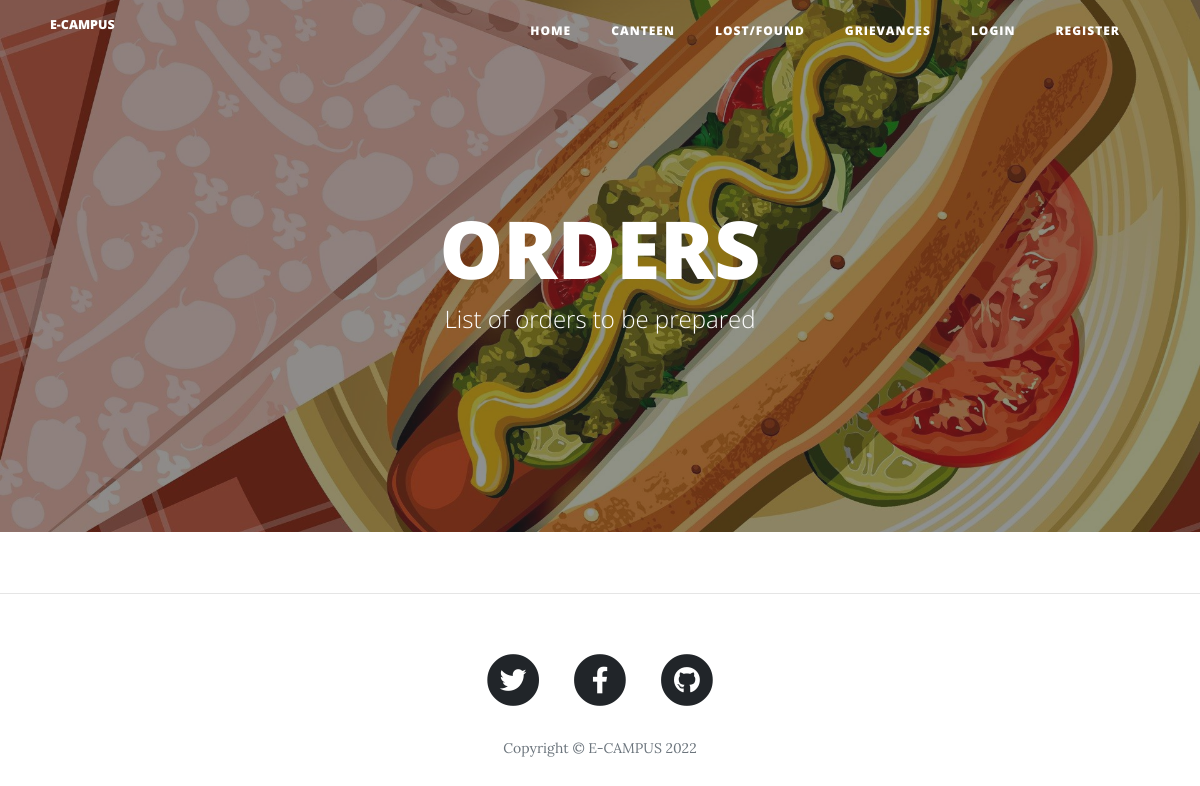
/canteen_admin, run on an earlier commit of the app's database.
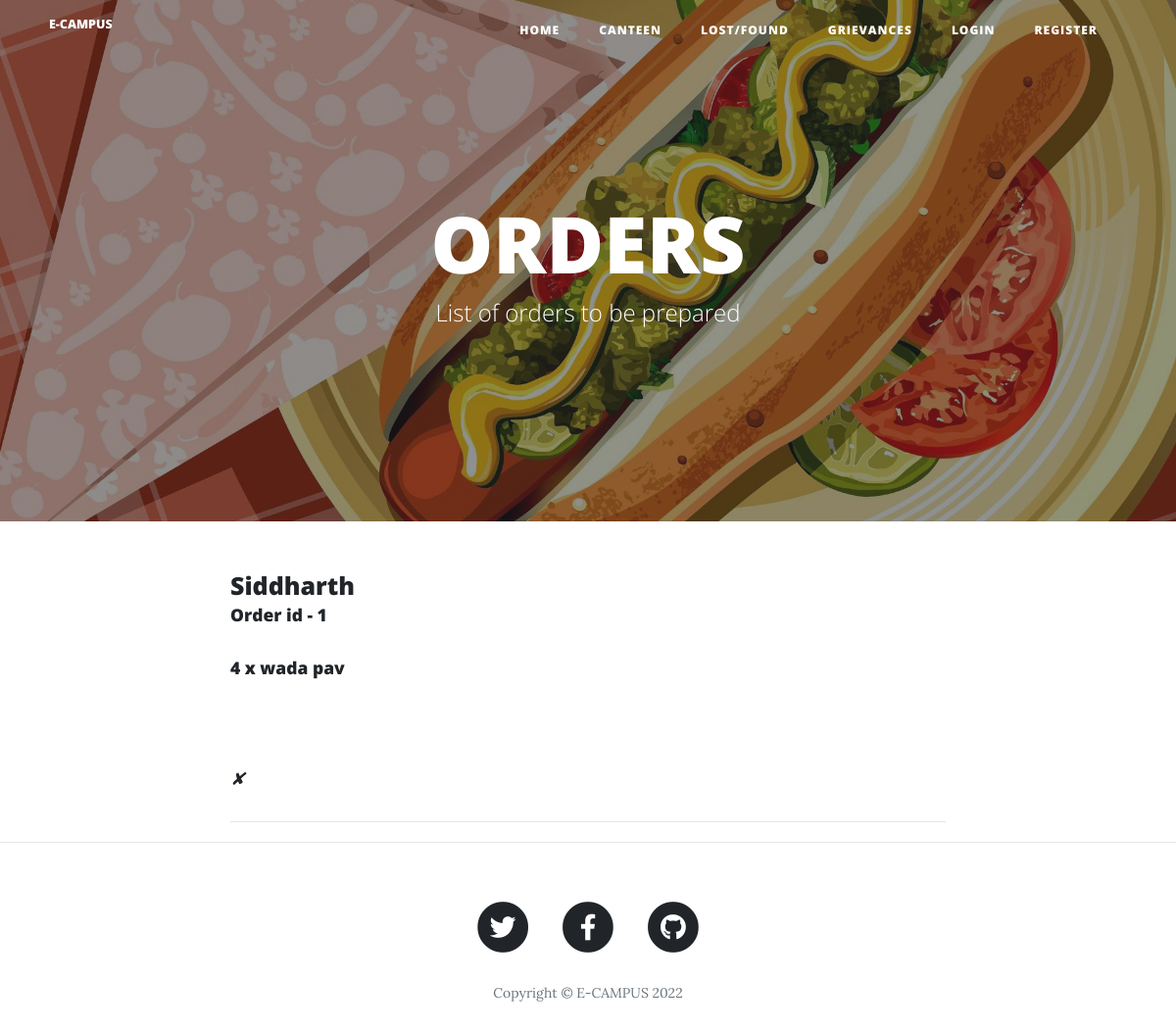
And on a later commit of the database.
### app.py (models this page shows)
class Order(db.Model):
    __tablename__ = "order"
    id = db.Column(db.Integer, primary_key=True)
    author_id = db.Column(db.Integer, db.ForeignKey("users.id"))
    order_desc = db.Column(db.Text, nullable=False)
    author = relationship("User", back_populates="order")
    order_id = db.Column(db.Integer, nullable=False)

class User(UserMixin, db.Model):
    __tablename__ = "users"
    id = db.Column(db.Integer, primary_key=True)
    email = db.Column(db.String(100), unique=True)
    password = db.Column(db.String(100))
    name = db.Column(db.String(100))
    posts = relationship("BlogPost", back_populates="author")
    comments = relationship("Comment", back_populates="comment_author")
    lostfoundcomments = relationship("LostFoundComment", back_populates="comment_author")
    lostfound = relationship("LostFound", back_populates="author")
    order = relationship("Order", back_populates="author")

### app.py (the view)
@app.route("/canteen_admin", methods=["GET", "POST"])
def view_orders():
    orders = Order.query.all()
    return render_template("canteen_orders.html", orders=orders)

### templates/canteen_orders.html (shortened to what this page needs)
{% extends 'bootstrap/base.html' %}
{% import "bootstrap/wtf.html" as wtf %}
{% block content %}
{% include "header.html" %}
  <header class="masthead" style="background-image: url('{{ url_for('static', filename='img/foodbg.jpg') }}')">
    <div class="overlay"></div>
    <div class="container">
      <div class="row">
        <div class="col-lg-8 col-md-10 mx-auto">
          <div class="site-heading">
            <h1>ORDERS</h1>
            <span class="subheading">List of orders to be prepared</span>
          </div>
        </div>
      </div>
    </div>
  </header>
  <div class="container">
    <div class="row">
      <div class="col-lg-8 col-md-10 mx-auto">
        {% for order in orders %}
        <div class="post-preview">
            <h1 class="post-title">
              {{order.author.name}}
            </h1>
            <h3 class="post-subtitle">
              Order id - {{order.order_id}}
              {{order.order_desc|safe}}
            </h3>
          <p class="post-meta">
            <a href="{{url_for('delete_order', order_id=order.id) }}">✘</a>
          </p>
        </div>
        <hr>
        {% endfor %}
      </div>
    </div>
  </div>
  <hr>
{% include "footer.html" %}
{% endblock %}

What changed in the data, as far as the page shows it:
added Order: author.name "Siddharth", order_id "1", order_desc "4 x wada pav"
